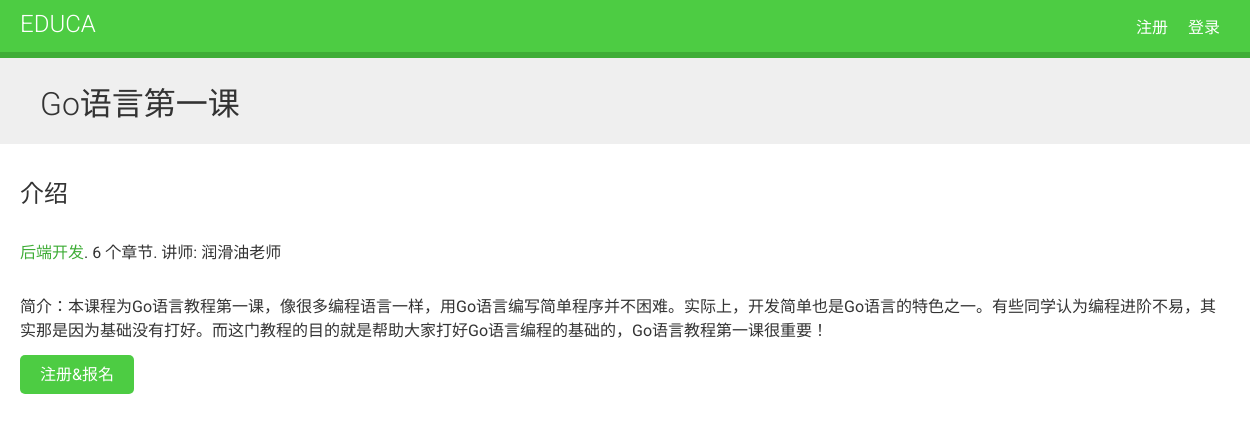
The app's page /course/goyu-yan-di-yi-ke/ with its own data.
### courses/models.py (models this page shows, shortened)
class Course(models.Model):
    owner = models.ForeignKey(User, related_name='courses_created')
    subject = models.ForeignKey(Subject, related_name='courses', verbose_name='课程主题')
    title = models.CharField(max_length=200, verbose_name='课程名称')
    slug = models.SlugField(max_length=200, unique=True, verbose_name='课程英文名')
    overview = models.TextField(verbose_name='课程简介')
    students = models.ManyToManyField(User, blank=True, related_name='courses_joined')
    created = models.DateTimeField(auto_now_add=True)
    class Meta:
        ordering = ('created',)

class Subject(models.Model):
    title = models.CharField(max_length=200, verbose_name='主题')
    slug = models.SlugField(max_length=200, unique=True)
    class Meta:
        ordering = ('title',)

### courses/views.py (the view)
# urls.py: url(r'^(?P<slug>[\w-]+)/$', views.CourseDetailView.as_view(), name='course_detail'),
class CourseDetailView(DetailView):
    model = Course
    template_name = 'courses/course/detail.html'
    def get_context_data(self, **kwargs):
        context = super(CourseDetailView, self).get_context_data(**kwargs)
        context['enroll_form'] = CourseEnrollForm(initial={'course': self.object})
        return context

### templates/courses/course/detail.html (shortened to what this page needs)
{% extends "base.html" %}
{% block content %}
    {% with subject=course.subject %}
        <h1>
            {{ object.title }}
        </h1>
        <div class="module">
            <h2>介绍</h2>
            <p>
                <a href="{% url "course_list_subject" subject.slug %}">{{ subject.title }}</a>.
                {{ course.modules.count }} 个章节.
                讲师: {{ course.owner.get_short_name }}
            </p>
            {{ object.overview|linebreaks }}
            {% if request.user.is_authenticated %}
                <form action="{% url "student_enroll_course" %}" method="post">
                    {{ enroll_form }}
                    {% csrf_token %}
                    <input type="submit" class="button" value="马上报名参加">
                </form>
            {% else %}
                <a href="{% url "student_registration" %}" class="button">
                    注册&报名
                </a>
            {% endif %}
        </div>
    {% endwith %}
{% endblock %}

### courses/static/css/base.css (style rules this page uses)
body { margin:0; font-family:'Roboto', sans-serif; font-weight:400; color:#333; }
a { color:#3fad37; text-decoration:none; }
h1, h2, h3, h4, h5, h6 { font-family:'Roboto', sans-serif; font-weight:300; }
h1 { background:#efefef; width:100%; overflow:auto; padding:20px 0 20px 40px; margin:0; }
.module { overflow:auto; }
.module p { margin:10px 0 20px; width:100%; float:left; }
.module { padding:10px 20px; float:left; }
input[type=submit], a.button { border-radius:5px; background:#4dcc43; color:#fff; font-size:16px; text-transform:uppercase; border:none; padding:10px 20px; margin:20px 0; }

### records on screen
Course: title "Go语言第一课", modules.count "6", owner.get_short_name "润滑油老师", overview "简介：本课程为Go语言教程第一课，像很多编程语言一样，用Go语言编写简单程序并不困难。实际上，开发简单也是Go语言的特色之一。有些同学认为编程进阶不易，其实那是因为基础没有打好。而这门教程的目的就是帮助大家打好Go语言编程的基础的，Go语言教程第一课很重要！"
Subject: title "后端开发"
